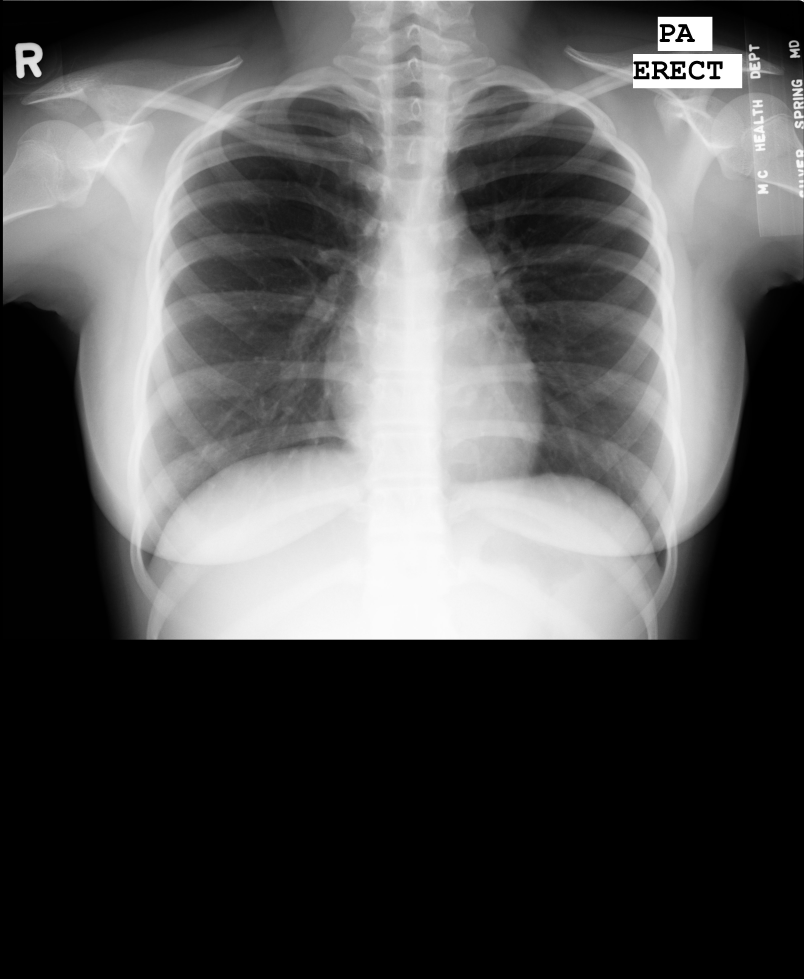
#> input picture data/NLM-MontgomeryCXRSet/MontgomerySet/CXR_png/MCUCXR_0004_0.png, 4020 x 4892 px (shown at 1/5 size); its folder holds only this picture in this run
$ python generate_dataset_tbh+clahe.py
#> lines starting #> are read from the running program, lines starting #| are printed output that depends on the picture
import os
import numpy as np
import cv2
from glob import glob
from tqdm import tqdm
import random

# CREATE DATASET DIRECTORIES
input_dataset_dir = '/home/arunitmaity/Projects/Lung_Segmentation/data'
jsrt_dir = os.path.join(input_dataset_dir, 'JSRT')  # PNG files directory
scr_left_masks_dir = os.path.join(input_dataset_dir, 'scr', 'left_mask')  # PNG files directory
scr_right_masks_dir = os.path.join(input_dataset_dir, 'scr', 'right_mask')  # PNG files directory
nlm_cxr_dir = os.path.join(input_dataset_dir, 'NLM-MontgomeryCXRSet', 'MontgomerySet', 'CXR_png')  # PNG files directory
nlm_left_masks_dir = os.path.join(input_dataset_dir, 'NLM-MontgomeryCXRSet', 'MontgomerySet', 'ManualMask',
                                  'leftMask')  # PNG files directory
nlm_right_masks_dir = os.path.join(input_dataset_dir, 'NLM-MontgomeryCXRSet', 'MontgomerySet', 'ManualMask',
                                   'rightMask')  # PNG files directory

final_data_dir = '/home/arunitmaity/Projects/Lung_Segmentation/processed_data/tbh+clahe/'
final_train_data_dir = os.path.join(final_data_dir,
                                    'train')  # Directory which has two subdirectories, 'cxrs' and 'masks'
final_test_data_dir = os.path.join(final_data_dir, 'test')  # Directory which has two subdirectories, 'cxrs' and 'masks'
final_val_data_dir = os.path.join(final_data_dir,
                                  'validation')  # Directory which has two subdirectories, 'cxrs' and 'masks'

nlm_cxrs_DIRS = glob(os.path.join(nlm_cxr_dir, '*.png'))
jsrt_cxrs_DIRS = glob(os.path.join(jsrt_dir, '*.png'))

# CREATE TRAIN, TEST and VALIDATION SPLIT
random.seed(420)
random.shuffle(nlm_cxrs_DIRS)
random.shuffle(jsrt_cxrs_DIRS)
nlm_train = nlm_cxrs_DIRS[0:110]
nlm_test = nlm_cxrs_DIRS[110:124]
nlm_val = nlm_cxrs_DIRS[124:]
jsrt_train = jsrt_cxrs_DIRS[0:197]
jsrt_test = jsrt_cxrs_DIRS[197:222]
jsrt_val = jsrt_cxrs_DIRS[222:]

for image_file in tqdm(nlm_cxrs_DIRS):
    base_file = os.path.basename(image_file)
    left_mask_file = os.path.join(nlm_left_masks_dir, base_file)
    right_mask_file = os.path.join(nlm_right_masks_dir, base_file)

    image = cv2.imread(image_file, cv2.IMREAD_GRAYSCALE)
#> image is the input picture: shape (4892, 4020); min 0, max 255, mean 84.1
    left_mask = cv2.imread(left_mask_file, cv2.IMREAD_GRAYSCALE)
    right_mask = cv2.imread(right_mask_file, cv2.IMREAD_GRAYSCALE)

    image = cv2.resize(image, (512, 512))
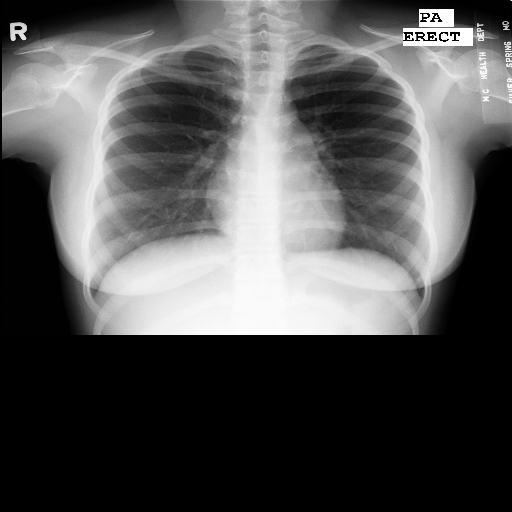
#> image: shape (512, 512); min 0, max 255, mean 84.1
    left_mask = cv2.resize(left_mask, (512, 512))
    right_mask = cv2.resize(right_mask, (512, 512))
    mask = np.maximum(left_mask, right_mask)

    filterSize = (3, 3)
    kernel = cv2.getStructuringElement(cv2.MORPH_ELLIPSE, filterSize)
    tophat_img = cv2.morphologyEx(image, cv2.MORPH_TOPHAT, kernel)
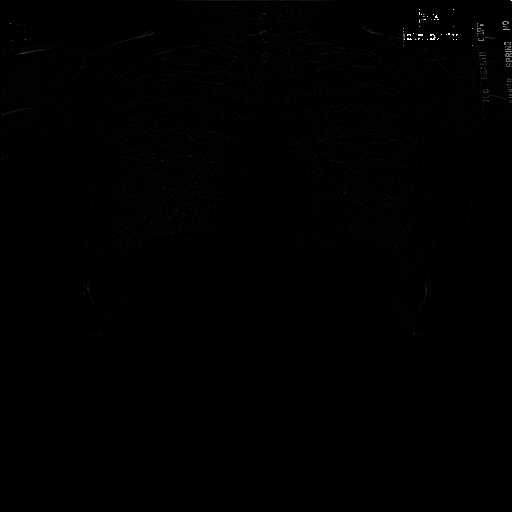
#> tophat_img: shape (512, 512); min 0, max 255, mean 0.7
    blackhat_img = cv2.morphologyEx(image, cv2.MORPH_BLACKHAT, kernel)
    image = image + tophat_img - blackhat_img
    clahe = cv2.createCLAHE(clipLimit=2.0, tileGridSize=(8, 8))
    image = clahe.apply(image)
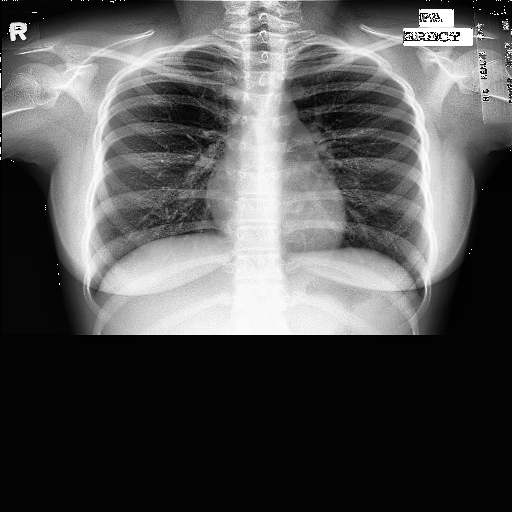
#> image: shape (512, 512); min 1, max 255, mean 83.8

    if image_file in nlm_train:
        cv2.imwrite(os.path.join(final_train_data_dir, 'cxrs', base_file), image)
        cv2.imwrite(os.path.join(final_train_data_dir, 'masks', base_file), mask)
    if image_file in nlm_val:
        cv2.imwrite(os.path.join(final_val_data_dir, 'cxrs', base_file), image)
        cv2.imwrite(os.path.join(final_val_data_dir, 'masks', base_file), mask)
    if image_file in nlm_test:
        cv2.imwrite(os.path.join(final_test_data_dir, 'cxrs', base_file), image)
        cv2.imwrite(os.path.join(final_test_data_dir, 'masks', base_file), mask)

for image_file in tqdm(jsrt_cxrs_DIRS):
    base_file = os.path.basename(image_file)
    left_mask_file = os.path.join(scr_left_masks_dir, base_file)
    right_mask_file = os.path.join(scr_right_masks_dir, base_file)

    image = cv2.imread(image_file, cv2.IMREAD_GRAYSCALE)
    left_mask = cv2.imread(left_mask_file, cv2.IMREAD_GRAYSCALE)
    right_mask = cv2.imread(right_mask_file, cv2.IMREAD_GRAYSCALE)

    image = cv2.resize(image, (512, 512))
    left_mask = cv2.resize(left_mask, (512, 512))
    right_mask = cv2.resize(right_mask, (512, 512))
    mask = np.maximum(left_mask, right_mask)

    filterSize = (3, 3)
    kernel = cv2.getStructuringElement(cv2.MORPH_ELLIPSE, filterSize)
    tophat_img = cv2.morphologyEx(image, cv2.MORPH_TOPHAT, kernel)
    blackhat_img = cv2.morphologyEx(image, cv2.MORPH_BLACKHAT, kernel)
    image = image + tophat_img - blackhat_img
    clahe = cv2.createCLAHE(clipLimit=2.0, tileGridSize=(8, 8))
    image = clahe.apply(image)

    if image_file in jsrt_train:
        cv2.imwrite(os.path.join(final_train_data_dir, 'cxrs', base_file), image)
        cv2.imwrite(os.path.join(final_train_data_dir, 'masks', base_file), mask)
    if image_file in jsrt_val:
        cv2.imwrite(os.path.join(final_val_data_dir, 'cxrs', base_file), image)
        cv2.imwrite(os.path.join(final_val_data_dir, 'masks', base_file), mask)
    if image_file in jsrt_test:
        cv2.imwrite(os.path.join(final_test_data_dir, 'cxrs', base_file), image)
        cv2.imwrite(os.path.join(final_test_data_dir, 'masks', base_file), mask)

$ run again, on data/NLM-MontgomeryCXRSet/MontgomerySet/CXR_png/MCUCXR_0028_0.png
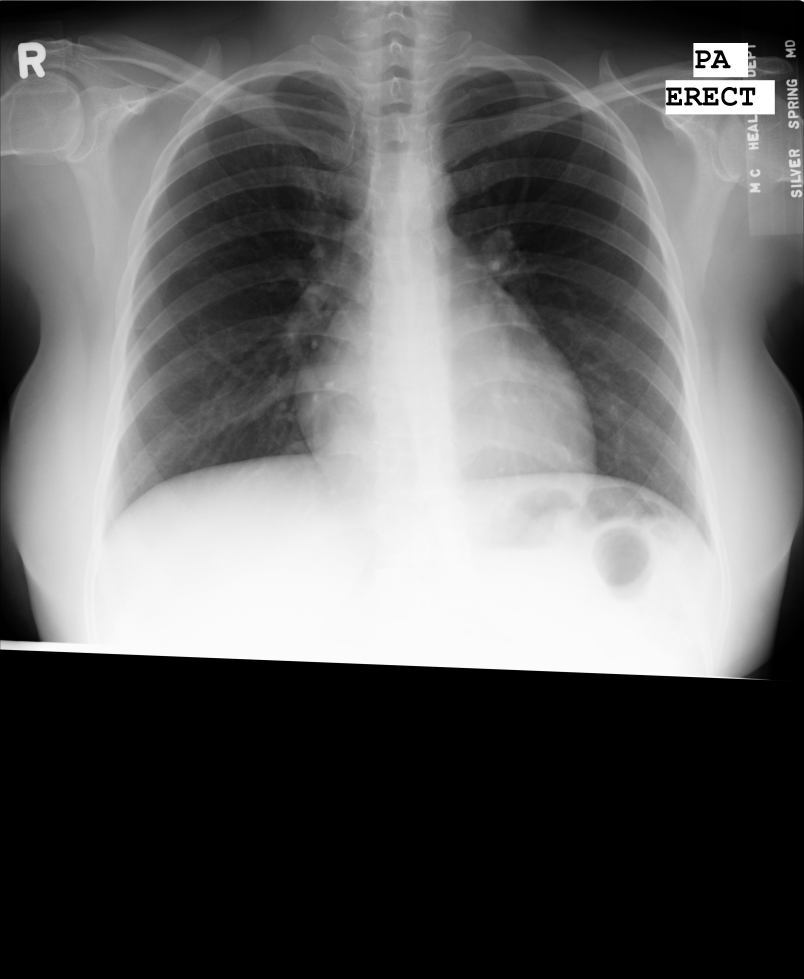
#> input picture data/NLM-MontgomeryCXRSet/MontgomerySet/CXR_png/MCUCXR_0028_0.png, 4020 x 4892 px (shown at 1/5 size)
#> image is the input picture: shape (4892, 4020); min 0, max 255, mean 97.9
#> `tophat_img = cv2.morphologyEx(image, cv2.MORPH_TOPHAT, kernel)`:
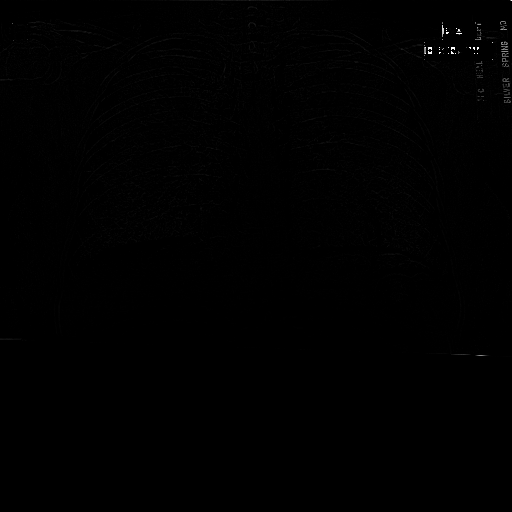
#> tophat_img: shape (512, 512); min 0, max 255, mean 0.7
#> `image = clahe.apply(image)`:
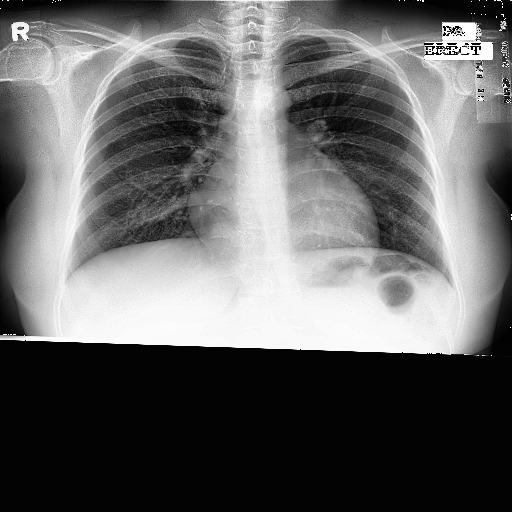
#> image: shape (512, 512); min 0, max 255, mean 101.2

$ run again, on data/NLM-MontgomeryCXRSet/MontgomerySet/CXR_png/MCUCXR_0029_0.png
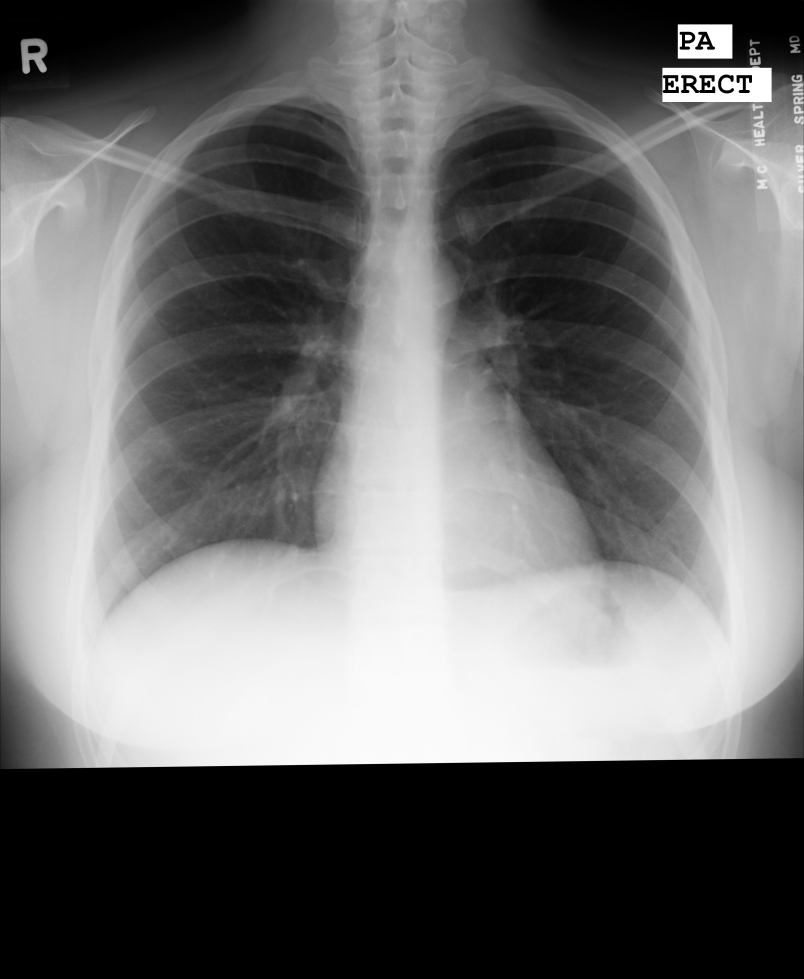
#> input picture data/NLM-MontgomeryCXRSet/MontgomerySet/CXR_png/MCUCXR_0029_0.png, 4020 x 4892 px (shown at 1/5 size)
#> image is the input picture: shape (4892, 4020); min 0, max 255, mean 109.7
#> `image = cv2.resize(image, (512, 512))`:
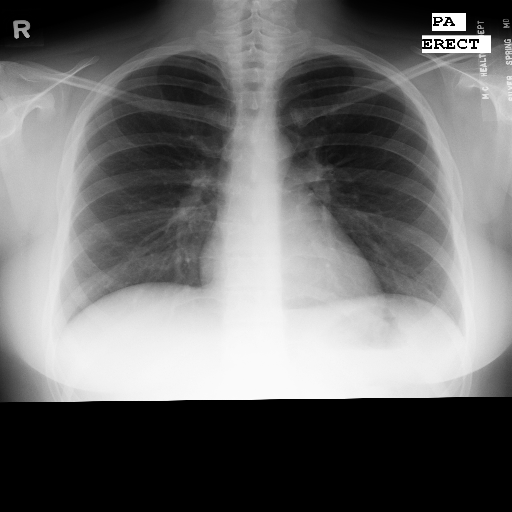
#> image: shape (512, 512); min 0, max 255, mean 109.7
#> `image = clahe.apply(image)`:
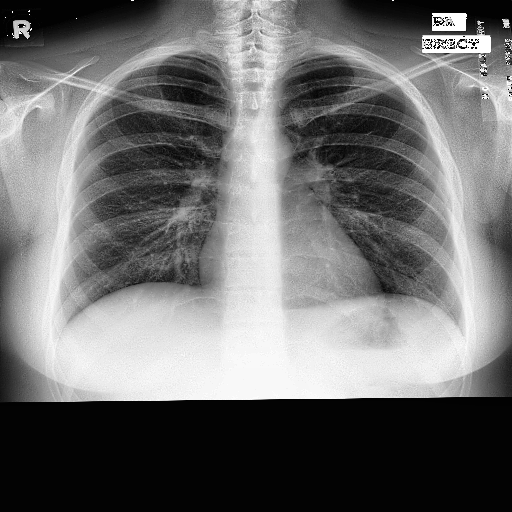
#> image: shape (512, 512); min 0, max 255, mean 111.7

$ run again, on data/NLM-MontgomeryCXRSet/MontgomerySet/CXR_png/MCUCXR_0049_0.png
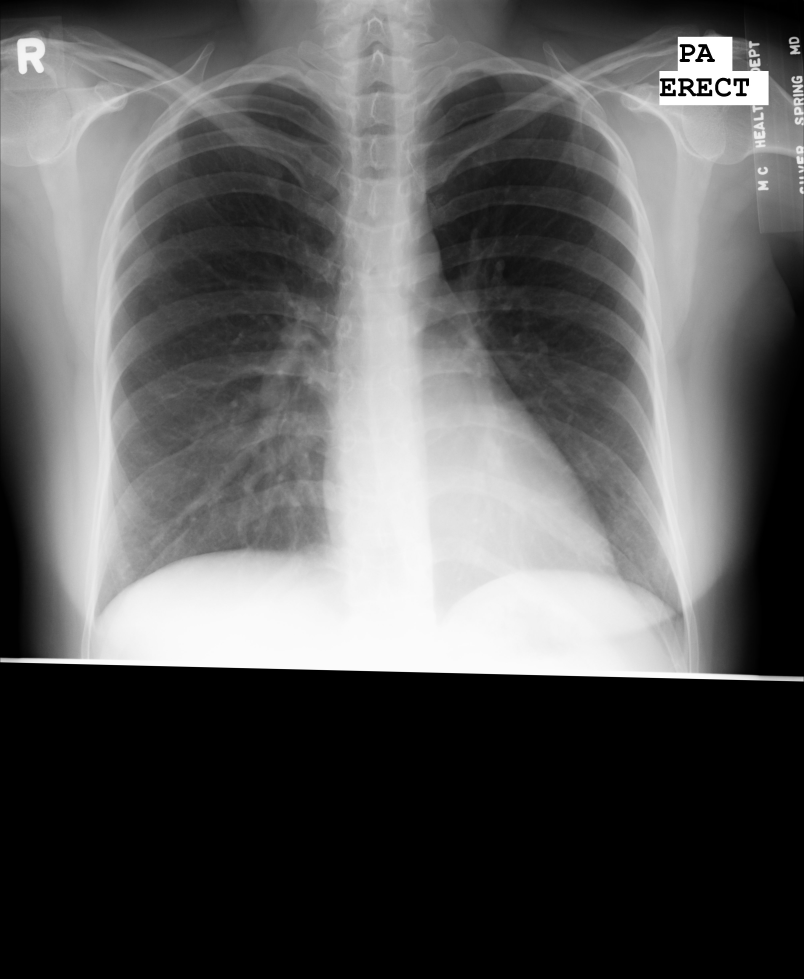
#> input picture data/NLM-MontgomeryCXRSet/MontgomerySet/CXR_png/MCUCXR_0049_0.png, 4020 x 4892 px (shown at 1/5 size)
#> image is the input picture: shape (4892, 4020); min 0, max 255, mean 90.9
#> `tophat_img = cv2.morphologyEx(image, cv2.MORPH_TOPHAT, kernel)`:
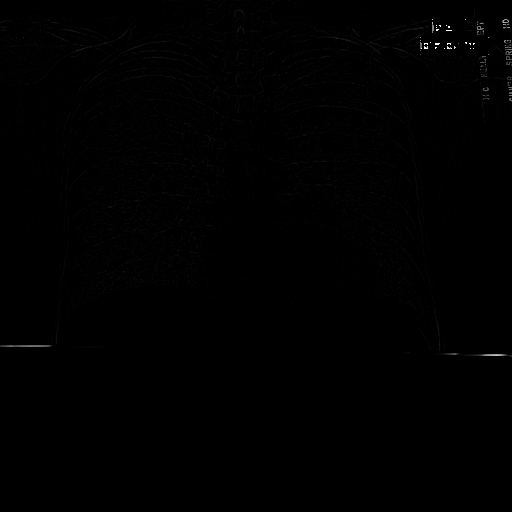
#> tophat_img: shape (512, 512); min 0, max 255, mean 0.8
#> `image = clahe.apply(image)`:
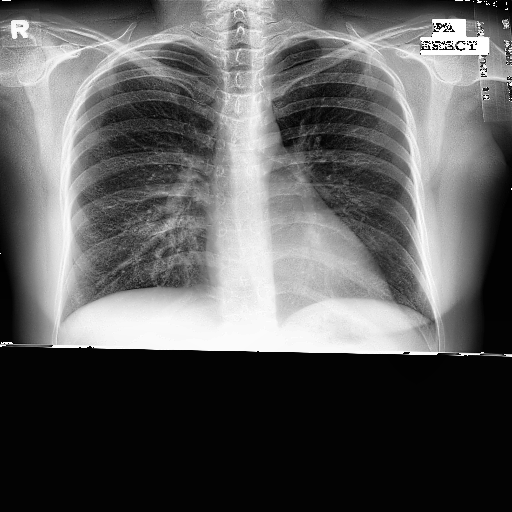
#> image: shape (512, 512); min 0, max 255, mean 93.7

$ run again, on data/NLM-MontgomeryCXRSet/MontgomerySet/CXR_png/MCUCXR_0017_0.png
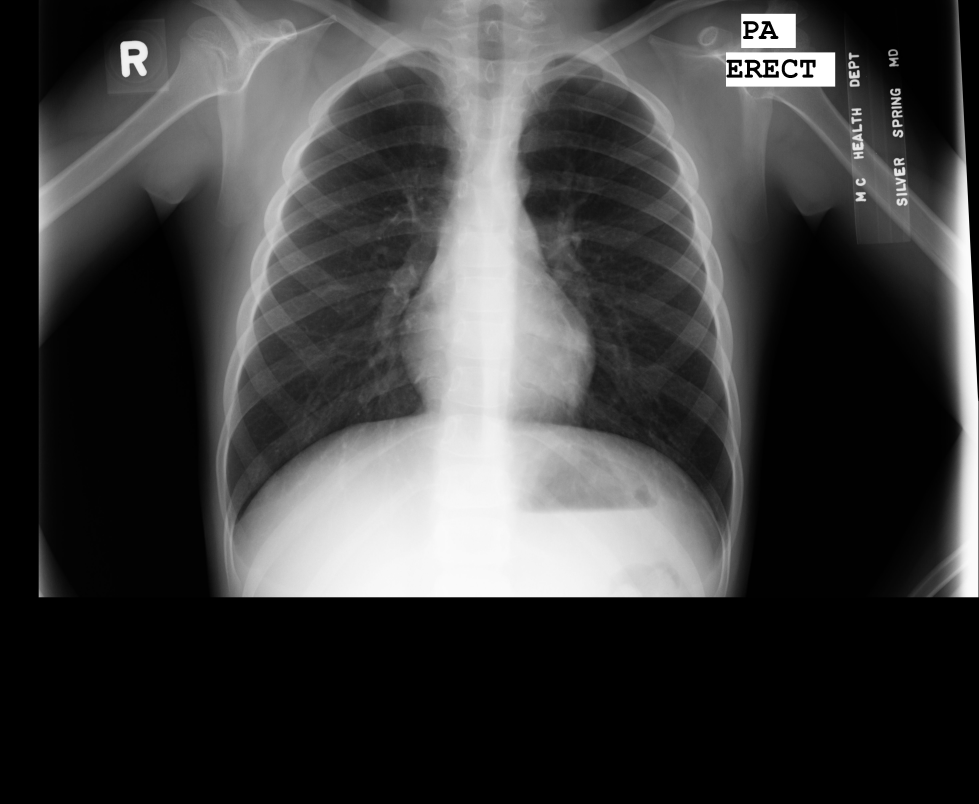
#> input picture data/NLM-MontgomeryCXRSet/MontgomerySet/CXR_png/MCUCXR_0017_0.png, 4892 x 4020 px (shown at 1/5 size)
#> image is the input picture: shape (4020, 4892); min 0, max 255, mean 63.1
#> `tophat_img = cv2.morphologyEx(image, cv2.MORPH_TOPHAT, kernel)`:
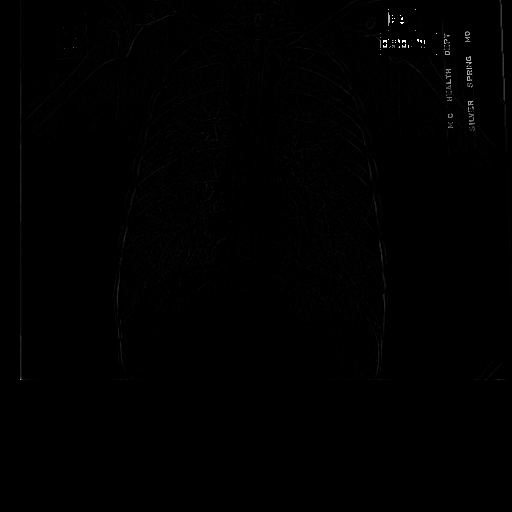
#> tophat_img: shape (512, 512); min 0, max 255, mean 0.8
#> `image = clahe.apply(image)`:
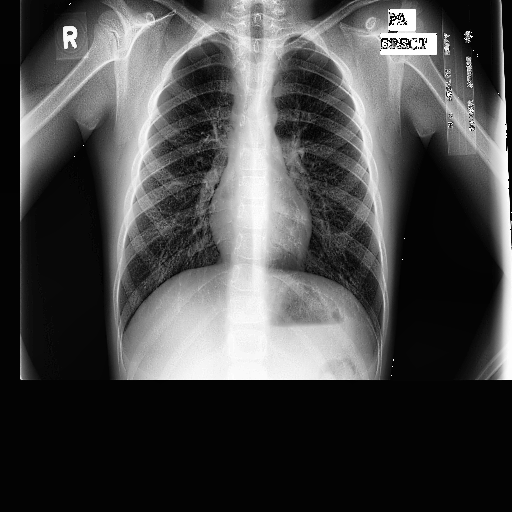
#> image: shape (512, 512); min 1, max 255, mean 72.8
